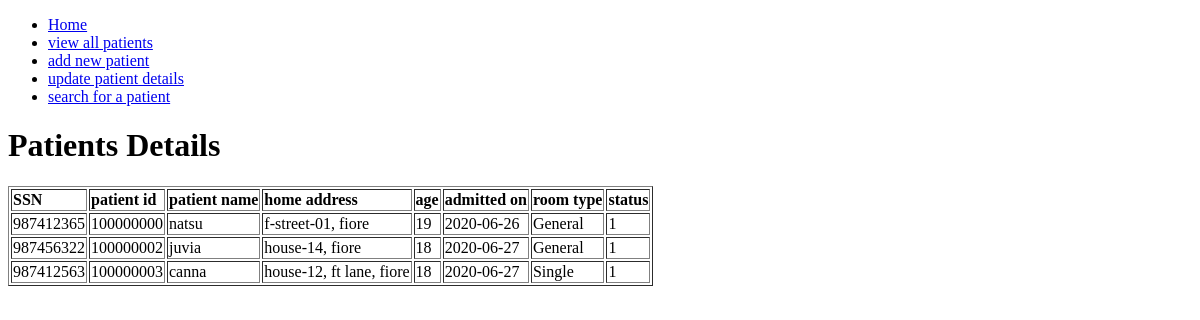
The page /patients (signed in) on the database as committed earlier.
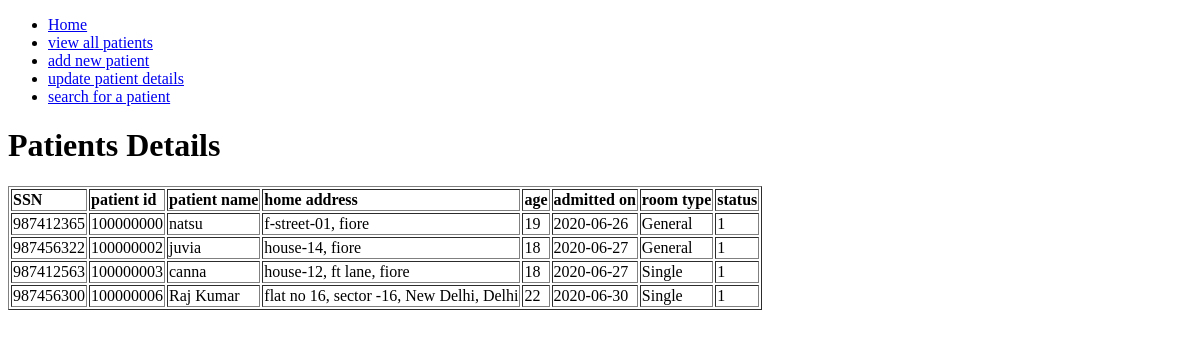
The same page on the database as committed later.
### tables this page shows
CREATE TABLE patients (
		ws_ssn INTEGER UNIQUE,
		ws_pat_id INTEGER PRIMARY KEY AUTOINCREMENT,
		ws_pat_name TEXT NOT NULL,
		ws_adrs TEXT NOT NULL,
		ws_age INTEGER NOT NULL,
		ws_doj TEXT NOT NULL,
		ws_rtype TEXT,
		ws_status INTEGER DEFAULT 1
	);

### app.py (the view)
@app.route('/patients')
def viewPatientDetails():
	if 'loggedInUserId' in request.cookies:
		patient_details = []
		conn2 = sqlite3.connect("hospital.db")
		c = conn2.cursor()
		c.execute("SELECT * from patients")
		for i in c.fetchall():
			patient_details.append(i)
		c.close()
		conn2.close()
		return render_template("patients.html",patient_details=patient_details,pageTitle="patients details")
	return redirect(url_for('login'))

### templates/patients.html
{% extends "base.html" %}
{% block body %}
{% include "include/navbar.html" %}
	<h1>Patients Details</h1>
	<table border="1">
		<tr>
			<td><b>SSN</b></td>
			<td><b>patient id</b></td>
			<td><b>patient name</b></td>
			<td><b>home address</b></td>
			<td><b>age</b></td>
			<td><b>admitted on</b></td>
			<td><b>room type</b></td>
			<td><b>status</b></td>
		</tr>
	{% for patient in patient_details %}
		<tr>
		{% for i in patient %}
			<td>{{ i }} </td>
		{% endfor %}
		</tr>
	{% endfor %}
	</table>
{% endblock %}

### templates/base.html (shortened to what this page needs)
<!DOCTYPE html>
<html>
<head>
</head>
<body>
	{% block body %}
	{% endblock %}
</body>
</html>

### templates/include/navbar.html
<nav>
	<ul>
		<li><a href="{{ url_for('indexPage') }}">Home</a></li>
		<li><a href="{{ url_for('viewPatientDetails') }}">view all patients</a></li>
		<li><a href="{{ url_for('addNewPatient') }}">add new patient</a></li>
		<li><a href="{{ url_for('update') }}">update patient details</a></li>
		<li><a href="{{ url_for('searching') }}">search for a patient</a></li>
	</ul>
</nav>

Rows that differ between the two databases and show on the page:
added patients: ws_ssn "987456300", ws_pat_id "100000006", ws_pat_name "Raj Kumar", ws_adrs "flat no 16, sector -16, New Delhi, Delhi", patient "22" "1", ws_doj "2020-06-30", ws_rtype "Single"
